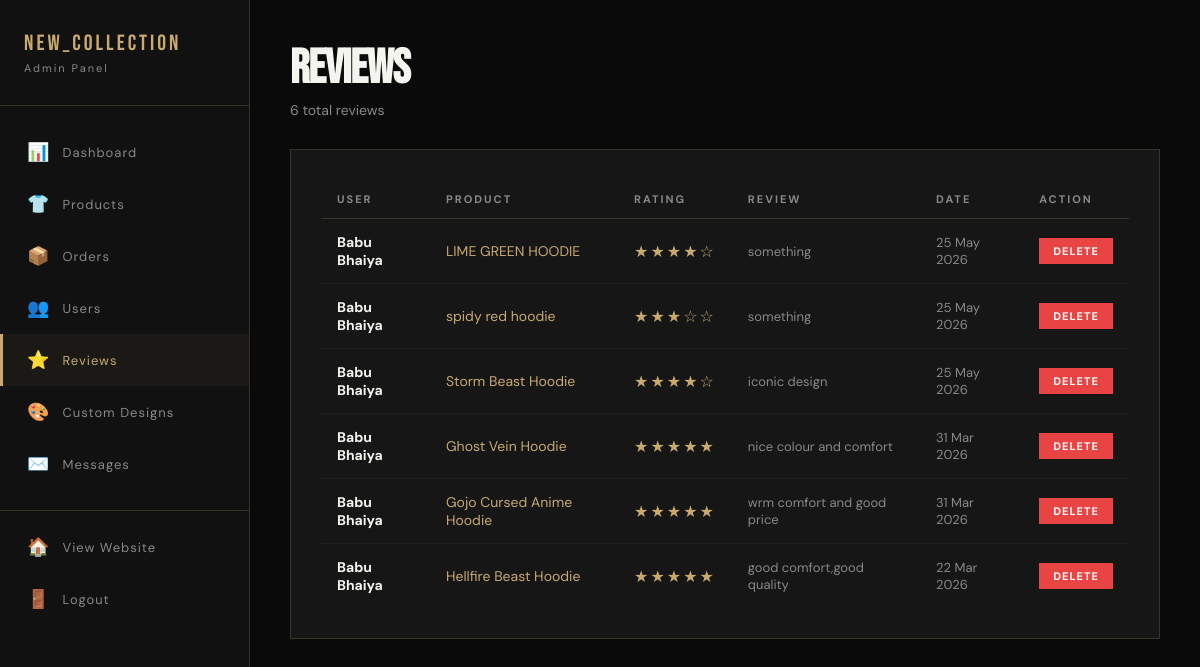
The page /admin/reviews.php (signed in) on the database its author committed.
### tables this page shows
CREATE TABLE `reviews` (
  `id` int(11) NOT NULL,
  `product_id` int(11) NOT NULL,
  `user_id` int(11) NOT NULL,
  `rating` int(11) NOT NULL,
  `review` text DEFAULT NULL,
  `created_at` timestamp NOT NULL DEFAULT current_timestamp()
);

CREATE TABLE `users` (
  `id` int(11) NOT NULL,
  `name` varchar(100) NOT NULL,
  `email` varchar(100) NOT NULL,
  `password` varchar(255) NOT NULL,
  `otp` varchar(6) DEFAULT NULL,
  `is_verified` tinyint(1) NOT NULL DEFAULT 0,
  `phone` varchar(20) DEFAULT NULL,
  `address` text DEFAULT NULL,
  `is_admin` tinyint(4) DEFAULT 0,
  `created_at` timestamp NOT NULL DEFAULT current_timestamp()
);

CREATE TABLE `products` (
  `id` int(11) NOT NULL,
  `name` varchar(200) NOT NULL,
  `description` text DEFAULT NULL,
  `price` decimal(10,2) NOT NULL,
  `old_price` decimal(10,2) DEFAULT NULL,
  `category` varchar(50) DEFAULT NULL,
  `image` varchar(500) DEFAULT NULL,
  `image_back` varchar(500) DEFAULT NULL,
  `image_detail1` varchar(500) DEFAULT NULL,
  `image_detail2` varchar(500) DEFAULT NULL,
  `video` varchar(500) DEFAULT NULL,
  `highlights` text DEFAULT NULL,
  `sizes` varchar(100) DEFAULT 'S,M,L,XL,XXL',
  `stock` int(11) DEFAULT 0,
  `badge` varchar(50) DEFAULT NULL,
  `created_at` timestamp NOT NULL DEFAULT current_timestamp()
);

### admin/reviews.php (the view, shortened to what this page needs)
<?php
require_once '../php/config.php';
$reviews = mysqli_query($conn, "SELECT r.*, u.name as user_name, p.name as product_name FROM reviews r JOIN users u ON r.user_id=u.id JOIN products p ON r.product_id=p.id ORDER BY r.created_at DESC");
$total_reviews = mysqli_num_rows($reviews);
?>
<!DOCTYPE html>
<html lang="en">
<head>
</head>
<body>
    <aside class="sidebar">
        <div class="sidebar-logo">NEW_COLLECTION<span>Admin Panel</span></div>
        <ul class="sidebar-menu">
            <li><a href="index.php"><span>📊</span> Dashboard</a></li>
            <li><a href="products.php"><span>👕</span> Products</a></li>
            <li><a href="orders.php"><span>📦</span> Orders</a></li>
            <li><a href="users.php"><span>👥</span> Users</a></li>
            <li><a href="reviews.php" class="active"><span>⭐</span> Reviews</a></li>
            <li><a href="custom_designs.php"><span>🎨</span> Custom Designs</a></li>
            <li><a href="messages.php"><span>✉️</span> Messages</a></li>
            <li style="margin-top:20px;border-top:1px solid var(--border);padding-top:10px;">
                <a href="../index.php"><span>🏠</span> View Website</a>
            </li>
            <li><a href="../php/logout.php"><span>🚪</span> Logout</a></li>
        </ul>
    </aside>
    <main class="main-content">
        <div class="page-header">
            <h1>REVIEWS</h1>
            <p style="color:var(--muted);font-size:14px;margin-top:4px;"><?php echo $total_reviews; ?> total reviews</p>
        </div>
        <div class="section-card">
            <?php if($total_reviews == 0): ?>
                <p style="color:var(--muted);text-align:center;padding:40px 0;">No review yet!</p>
            <?php else: ?>
            <table>
                <thead>
                    <tr>
                        <th>User</th>
                        <th>Product</th>
                        <th>Rating</th>
                        <th>Review</th>
                        <th>Date</th>
                        <th>Action</th>
                    </tr>
                </thead>
                <tbody>
                    <?php while($review = mysqli_fetch_assoc($reviews)): ?>
                    <tr>
                        <td><strong><?php echo $review['user_name']; ?></strong></td>
                        <td style="color:var(--gold);"><?php echo $review['product_name']; ?></td>
                        <td>
                            <div class="stars">
                                <?php for($i=1; $i<=5; $i++) echo $i <= $review['rating'] ? '★' : '☆'; ?>
                            </div>
                        </td>
                        <td class="review-text"><?php echo $review['review']; ?></td>
                        <td style="color:var(--muted);font-size:13px;"><?php echo date('d M Y', strtotime($review['created_at'])); ?></td>
                        <td>
                            <a href="reviews.php?delete=<?php echo $review['id']; ?>"
                               onclick="return confirm('Are you sure you want to delete this review?')">
                                <button class="btn-red">Delete</button>
                            </a>
                        </td>
                    </tr>
                    <?php endwhile; ?>
                </tbody>
            </table>
            <?php endif; ?>
        </div>
    </main>
</body>
</html>

### admin/reviews.php (style rules this page uses)
* { margin:0; padding:0; box-sizing:border-box; }
:root { --black: #0a0a0a; --dark: #111111; --card: #161616; --gold: #c8a96e; --white: #f5f5f0; --muted: #888888; --red: #e84444; --green: #44e884; --border: rgba(200,169,110,0.2); }
body { background: var(--black); color: var(--white); font-family: 'DM Sans', sans-serif; display: flex; min-height: 100vh; }
.sidebar { width: 250px; background: var(--dark); border-right: 1px solid var(--border); padding: 30px 0; position: fixed; height: 100vh; overflow-y: auto; }
.sidebar-logo { font-family: 'Bebas Neue', sans-serif; font-size: 22px; letter-spacing: 3px; color: var(--gold); padding: 0 24px 30px; border-bottom: 1px solid var(--border); margin-bottom: 20px; }
.sidebar-logo span { display: block; font-family: 'DM Sans', sans-serif; font-size: 11px; letter-spacing: 2px; color: var(--muted); margin-top: 4px; }
.sidebar-menu { list-style: none; }
.sidebar-menu li a { display: flex; align-items: center; gap: 12px; padding: 14px 24px; color: var(--muted); font-size: 13px; letter-spacing: 1px; text-decoration: none; transition: all 0.3s; border-left: 3px solid transparent; }
.sidebar-menu li a:hover, .sidebar-menu li a.active { color: var(--gold); background: rgba(200,169,110,0.05); border-left-color: var(--gold); }
.sidebar-menu li a span { font-size: 18px; }
.sidebar { -ms-overflow-style: none; scrollbar-width: none; }
.main-content { margin-left: 250px; flex: 1; padding: 40px; }
.page-header { margin-bottom: 30px; }
.page-header h1 { font-family: 'Bebas Neue', sans-serif; font-size: 48px; letter-spacing: -1px; }
.section-card { background: var(--card); border: 1px solid var(--border); padding: 30px; }
table { width: 100%; border-collapse: collapse; }
th { font-size: 11px; letter-spacing: 2px; text-transform: uppercase; color: var(--muted); padding: 12px 16px; text-align: left; border-bottom: 1px solid var(--border); }
td { padding: 14px 16px; font-size: 14px; border-bottom: 1px solid rgba(255,255,255,0.04); vertical-align: middle; }
tr:last-child td { border-bottom: none; }
.stars { color: var(--gold); font-size: 16px; letter-spacing: 2px; }
.btn-red { background: var(--red); color: white; border: none; padding: 6px 14px; font-family: 'DM Sans', sans-serif; font-size: 11px; font-weight: 700; letter-spacing: 1px; text-transform: uppercase; cursor: pointer; }
.review-text { color: var(--muted); font-size: 13px; max-width: 300px; }
a { text-decoration: none; color: inherit; }

### rows shown on the page
reviews: user.name "Babu Bhaiya", product.name "LIME GREEN HOODIE", rating 4 (drawn), review "something", created_at "25 May 2026"
reviews: user.name "Babu Bhaiya", product.name "spidy red hoodie", rating 3 (drawn), review "something", created_at "25 May 2026"
reviews: user.name "Babu Bhaiya", product.name "Storm Beast Hoodie", rating 4 (drawn), review "iconic design", created_at "25 May 2026"
reviews: user.name "Babu Bhaiya", product.name "Ghost Vein Hoodie", review "nice colour and comfort", created_at "31 Mar 2026"
reviews: user.name "Babu Bhaiya", product.name "Gojo Cursed Anime Hoodie", review "wrm comfort and good price", created_at "31 Mar 2026"
reviews: user.name "Babu Bhaiya", product.name "Hellfire Beast Hoodie", review "good comfort,good quality", created_at "22 Mar 2026"

### other values the page prints
$total_reviews "6"
